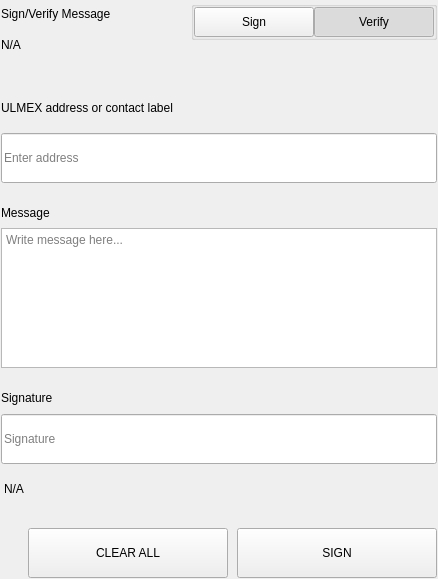
<?xml version="1.0" encoding="UTF-8"?>
<ui version="4.0">
 <class>SettingsSignMessageWidgets</class>
 <widget class="QWidget" name="SettingsSignMessageWidgets">
  <property name="geometry">
   <rect>
    <x>0</x>
    <y>0</y>
    <width>438</width>
    <height>579</height>
   </rect>
  </property>
  <property name="windowTitle">
   <string notr="true">N/A</string>
  </property>
  <layout class="QVBoxLayout" name="verticalLayout">
   <property name="spacing">
    <number>0</number>
   </property>
   <property name="leftMargin">
    <number>0</number>
   </property>
   <property name="topMargin">
    <number>0</number>
   </property>
   <property name="rightMargin">
    <number>0</number>
   </property>
   <property name="bottomMargin">
    <number>0</number>
   </property>
   <item>
    <widget class="QWidget" name="left" native="true">
     <layout class="QVBoxLayout" name="verticalLayout_3">
      <property name="leftMargin">
       <number>0</number>
      </property>
      <property name="topMargin">
       <number>0</number>
      </property>
      <property name="rightMargin">
       <number>0</number>
      </property>
      <property name="bottomMargin">
       <number>0</number>
      </property>
      <item>
       <widget class="QWidget" name="container_sign" native="true">
        <layout class="QVBoxLayout" name="verticalLayout_2">
         <property name="spacing">
          <number>0</number>
         </property>
         <property name="leftMargin">
          <number>1</number>
         </property>
         <property name="topMargin">
          <number>1</number>
         </property>
         <property name="rightMargin">
          <number>1</number>
         </property>
         <property name="bottomMargin">
          <number>1</number>
         </property>
         <item>
          <layout class="QHBoxLayout" name="horizontalLayout_3" stretch="3,1">
           <property name="spacing">
            <number>40</number>
           </property>
           <item>
            <layout class="QVBoxLayout" name="verticalLayoutTitle">
             <property name="spacing">
              <number>5</number>
             </property>
             <item>
              <widget class="QLabel" name="labelTitle">
               <property name="text">
                <string>Sign/Verify Message</string>
               </property>
              </widget>
             </item>
             <item>
              <widget class="QLabel" name="labelSubtitle1">
               <property name="text">
                <string notr="true">N/A</string>
               </property>
               <property name="wordWrap">
                <bool>true</bool>
               </property>
              </widget>
             </item>
            </layout>
           </item>
           <item alignment="Qt::AlignRight|Qt::AlignTop">
            <widget class="QWidget" name="containerSwitch" native="true">
             <property name="styleSheet">
              <string notr="true">#containerSwitch{
	padding-top:9px;
}</string>
             </property>
             <layout class="QVBoxLayout" name="verticalLayout_6">
              <property name="spacing">
               <number>4</number>
              </property>
              <property name="leftMargin">
               <number>0</number>
              </property>
              <property name="topMargin">
               <number>0</number>
              </property>
              <property name="rightMargin">
               <number>0</number>
              </property>
              <property name="bottomMargin">
               <number>0</number>
              </property>
              <item alignment="Qt::AlignRight">
               <widget class="QGroupBox" name="groupBox">
                <property name="sizePolicy">
                 <sizepolicy hsizetype="Fixed" vsizetype="Preferred">
                  <horstretch>0</horstretch>
                  <verstretch>0</verstretch>
                 </sizepolicy>
                </property>
                <property name="title">
                 <string/>
                </property>
                <property name="alignment">
                 <set>Qt::AlignRight|Qt::AlignTop|Qt::AlignTrailing</set>
                </property>
                <layout class="QHBoxLayout" name="horizontalLayout_4">
                 <property name="spacing">
                  <number>0</number>
                 </property>
                 <property name="leftMargin">
                  <number>0</number>
                 </property>
                 <property name="topMargin">
                  <number>0</number>
                 </property>
                 <property name="rightMargin">
                  <number>0</number>
                 </property>
                 <property name="bottomMargin">
                  <number>0</number>
                 </property>
                 <item>
                  <widget class="QPushButton" name="pushSign">
                   <property name="minimumSize">
                    <size>
                     <width>120</width>
                     <height>30</height>
                    </size>
                   </property>
                   <property name="maximumSize">
                    <size>
                     <width>120</width>
                     <height>30</height>
                    </size>
                   </property>
                   <property name="focusPolicy">
                    <enum>Qt::NoFocus</enum>
                   </property>
                   <property name="text">
                    <string>Sign</string>
                   </property>
                   <property name="checkable">
                    <bool>true</bool>
                   </property>
                   <property name="autoExclusive">
                    <bool>true</bool>
                   </property>
                  </widget>
                 </item>
                 <item>
                  <widget class="QPushButton" name="pushVerify">
                   <property name="minimumSize">
                    <size>
                     <width>120</width>
                     <height>30</height>
                    </size>
                   </property>
                   <property name="maximumSize">
                    <size>
                     <width>120</width>
                     <height>30</height>
                    </size>
                   </property>
                   <property name="focusPolicy">
                    <enum>Qt::NoFocus</enum>
                   </property>
                   <property name="text">
                    <string>Verify</string>
                   </property>
                   <property name="checkable">
                    <bool>true</bool>
                   </property>
                   <property name="checked">
                    <bool>true</bool>
                   </property>
                   <property name="autoExclusive">
                    <bool>true</bool>
                   </property>
                  </widget>
                 </item>
                </layout>
               </widget>
              </item>
              <item alignment="Qt::AlignHCenter|Qt::AlignTop">
               <widget class="QLabel" name="labelSubtitleSwitch">
                <property name="text">
                 <string/>
                </property>
                <property name="alignment">
                 <set>Qt::AlignRight|Qt::AlignTrailing|Qt::AlignVCenter</set>
                </property>
               </widget>
              </item>
             </layout>
            </widget>
           </item>
          </layout>
         </item>
         <item>
          <spacer name="verticalSpacer_2">
           <property name="orientation">
            <enum>Qt::Vertical</enum>
           </property>
           <property name="sizeType">
            <enum>QSizePolicy::Fixed</enum>
           </property>
           <property name="sizeHint" stdset="0">
            <size>
             <width>20</width>
             <height>40</height>
            </size>
           </property>
          </spacer>
         </item>
         <item>
          <widget class="QWidget" name="containerAddress" native="true">
           <property name="sizePolicy">
            <sizepolicy hsizetype="Preferred" vsizetype="Fixed">
             <horstretch>0</horstretch>
             <verstretch>0</verstretch>
            </sizepolicy>
           </property>
           <layout class="QVBoxLayout" name="verticalLayout_5" stretch="0,0">
            <property name="spacing">
             <number>15</number>
            </property>
            <property name="leftMargin">
             <number>0</number>
            </property>
            <property name="topMargin">
             <number>0</number>
            </property>
            <property name="rightMargin">
             <number>0</number>
            </property>
            <property name="bottomMargin">
             <number>0</number>
            </property>
            <item>
             <widget class="QLabel" name="labelSubtitleAddress">
              <property name="minimumSize">
               <size>
                <width>0</width>
                <height>20</height>
               </size>
              </property>
              <property name="maximumSize">
               <size>
                <width>16777215</width>
                <height>20</height>
               </size>
              </property>
              <property name="text">
               <string>ULMEX address or contact label</string>
              </property>
             </widget>
            </item>
            <item>
             <widget class="QLineEdit" name="addressIn_SM">
              <property name="minimumSize">
               <size>
                <width>0</width>
                <height>50</height>
               </size>
              </property>
              <property name="maximumSize">
               <size>
                <width>16777215</width>
                <height>50</height>
               </size>
              </property>
              <property name="placeholderText">
               <string>Enter address</string>
              </property>
             </widget>
            </item>
           </layout>
          </widget>
         </item>
         <item>
          <spacer name="verticalSpacer_3">
           <property name="orientation">
            <enum>Qt::Vertical</enum>
           </property>
           <property name="sizeType">
            <enum>QSizePolicy::Fixed</enum>
           </property>
           <property name="sizeHint" stdset="0">
            <size>
             <width>20</width>
             <height>20</height>
            </size>
           </property>
          </spacer>
         </item>
         <item>
          <layout class="QVBoxLayout" name="verticalLayout_9">
           <property name="spacing">
            <number>5</number>
           </property>
           <item>
            <widget class="QLabel" name="labelSubtitleMessage">
             <property name="minimumSize">
              <size>
               <width>0</width>
               <height>20</height>
              </size>
             </property>
             <property name="maximumSize">
              <size>
               <width>16777215</width>
               <height>20</height>
              </size>
             </property>
             <property name="text">
              <string>Message</string>
             </property>
            </widget>
           </item>
           <item>
            <widget class="QPlainTextEdit" name="messageIn_SM">
             <property name="minimumSize">
              <size>
               <width>0</width>
               <height>140</height>
              </size>
             </property>
             <property name="maximumSize">
              <size>
               <width>16777215</width>
               <height>140</height>
              </size>
             </property>
             <property name="placeholderText">
              <string>Write message here...</string>
             </property>
            </widget>
           </item>
          </layout>
         </item>
         <item>
          <spacer name="verticalSpacer_4">
           <property name="orientation">
            <enum>Qt::Vertical</enum>
           </property>
           <property name="sizeType">
            <enum>QSizePolicy::Fixed</enum>
           </property>
           <property name="sizeHint" stdset="0">
            <size>
             <width>20</width>
             <height>20</height>
            </size>
           </property>
          </spacer>
         </item>
         <item>
          <widget class="QWidget" name="widget" native="true">
           <property name="minimumSize">
            <size>
             <width>0</width>
             <height>75</height>
            </size>
           </property>
           <property name="maximumSize">
            <size>
             <width>16777215</width>
             <height>16777215</height>
            </size>
           </property>
           <layout class="QVBoxLayout" name="verticalLayout_4">
            <property name="leftMargin">
             <number>0</number>
            </property>
            <property name="topMargin">
             <number>0</number>
            </property>
            <property name="rightMargin">
             <number>0</number>
            </property>
            <property name="bottomMargin">
             <number>0</number>
            </property>
            <item>
             <widget class="QLabel" name="labelSubtitleSignature">
              <property name="minimumSize">
               <size>
                <width>0</width>
                <height>20</height>
               </size>
              </property>
              <property name="maximumSize">
               <size>
                <width>16777215</width>
                <height>20</height>
               </size>
              </property>
              <property name="text">
               <string>Signature</string>
              </property>
             </widget>
            </item>
            <item>
             <widget class="QLineEdit" name="signatureOut_SM">
              <property name="minimumSize">
               <size>
                <width>0</width>
                <height>50</height>
               </size>
              </property>
              <property name="placeholderText">
               <string>Signature</string>
              </property>
             </widget>
            </item>
           </layout>
          </widget>
         </item>
         <item>
          <widget class="QLabel" name="statusLabel_SM">
           <property name="styleSheet">
            <string notr="true">padding-top:5px;</string>
           </property>
           <property name="text">
            <string notr="true">N/A</string>
           </property>
          </widget>
         </item>
         <item>
          <spacer name="verticalSpacer">
           <property name="orientation">
            <enum>Qt::Vertical</enum>
           </property>
           <property name="sizeType">
            <enum>QSizePolicy::Fixed</enum>
           </property>
           <property name="sizeHint" stdset="0">
            <size>
             <width>20</width>
             <height>20</height>
            </size>
           </property>
          </spacer>
         </item>
         <item>
          <layout class="QHBoxLayout" name="horizontalLayout_7">
           <property name="spacing">
            <number>9</number>
           </property>
           <item>
            <spacer name="horizontalSpacer_5">
             <property name="orientation">
              <enum>Qt::Horizontal</enum>
             </property>
             <property name="sizeType">
              <enum>QSizePolicy::Expanding</enum>
             </property>
             <property name="sizeHint" stdset="0">
              <size>
               <width>40</width>
               <height>20</height>
              </size>
             </property>
            </spacer>
           </item>
           <item>
            <widget class="QPushButton" name="pushButtonClear">
             <property name="minimumSize">
              <size>
               <width>200</width>
               <height>50</height>
              </size>
             </property>
             <property name="focusPolicy">
              <enum>Qt::NoFocus</enum>
             </property>
             <property name="text">
              <string>CLEAR ALL</string>
             </property>
            </widget>
           </item>
           <item>
            <widget class="QPushButton" name="pushButtonSave">
             <property name="minimumSize">
              <size>
               <width>200</width>
               <height>50</height>
              </size>
             </property>
             <property name="maximumSize">
              <size>
               <width>200</width>
               <height>50</height>
              </size>
             </property>
             <property name="focusPolicy">
              <enum>Qt::NoFocus</enum>
             </property>
             <property name="text">
              <string>SIGN</string>
             </property>
            </widget>
           </item>
          </layout>
         </item>
        </layout>
       </widget>
      </item>
     </layout>
    </widget>
   </item>
  </layout>
 </widget>
 <resources/>
 <connections/>
</ui>
